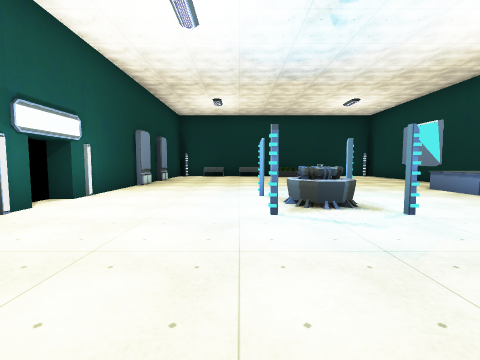
view 1 (above)

13 first-person views from a walk through a 3-D level made in the Unity game engine. The camera is 1.5 m above the floor, tilts 4° down and sees 90° across. Doors are open. The floor is counted in squares, 2 m on a side. Each view is taken from the middle of a square. On the plan, view 1 faces up. The plan holds only what a view shows up to about 9 squares ahead; the rest is blank. The place goes on beyond the plan. Some animated figures are not drawn. Some surface patterns are stand-ins.

view 2
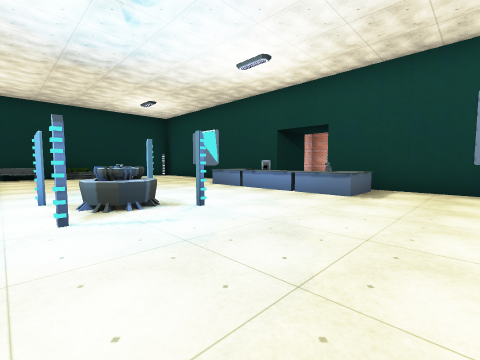

view 3
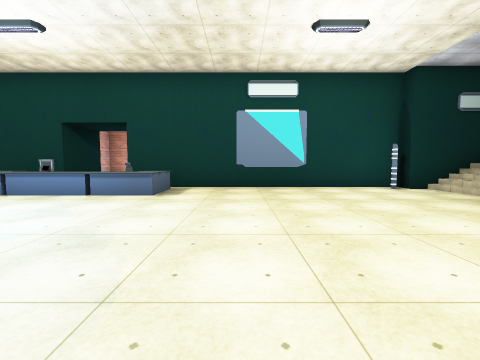

view 4
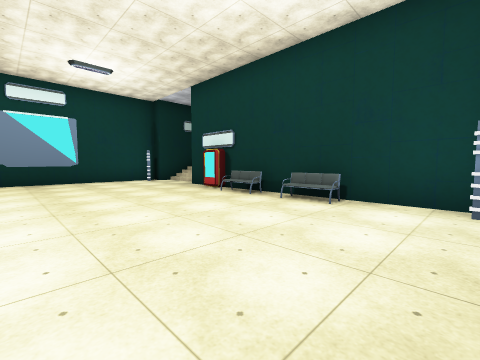

view 5
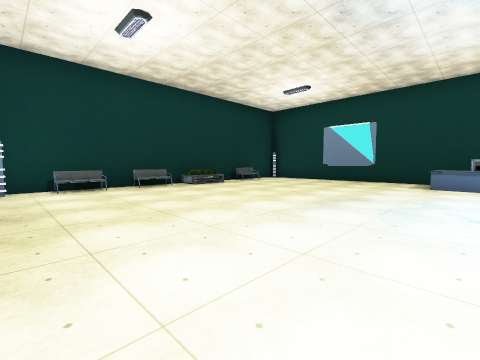

view 6
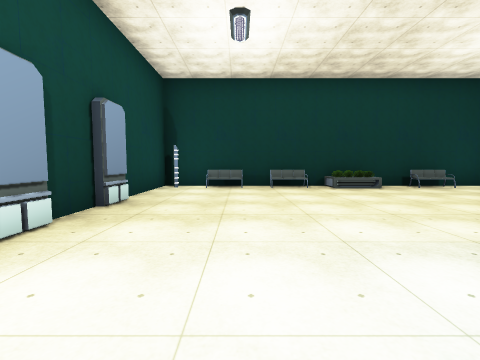

view 7
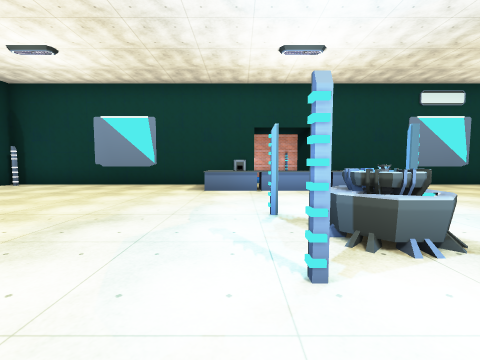

view 8
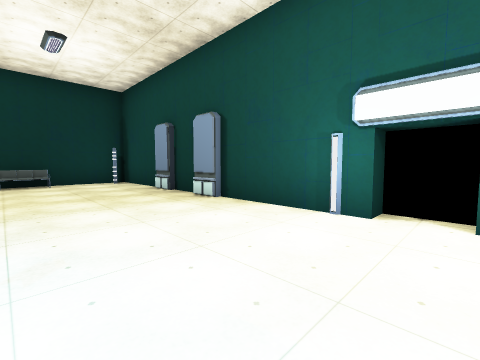

view 9
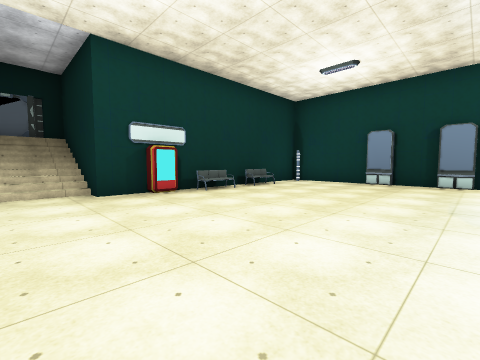

view 10
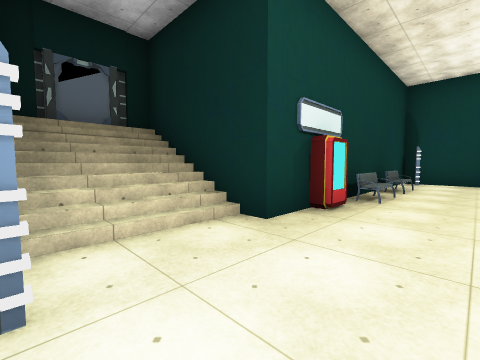

view 11
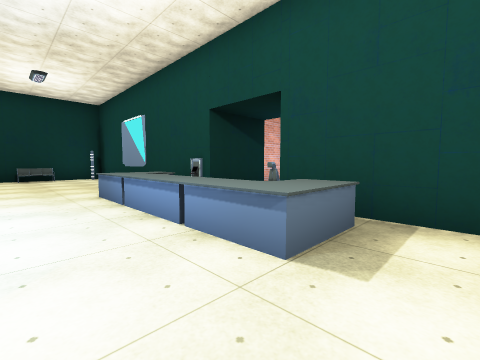

view 12
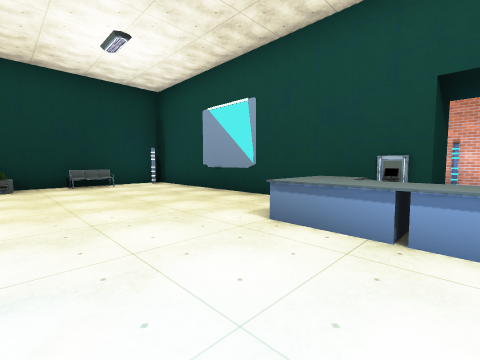

view 13
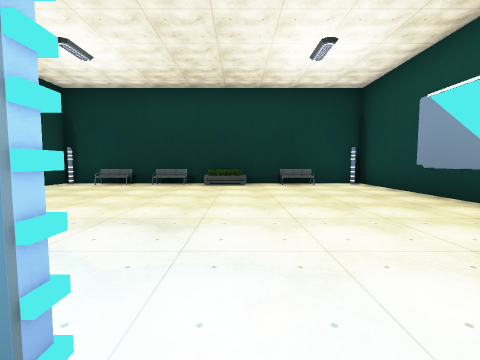

### Floor plan
Points are (right, up) in squares from view 1. A wall is a line through its corners. A room is listed if a view was taken in it or the views show most of it. See-through windows are left out.
Room 1 (views 1, 2, 3, 4, 5, 6, 7, 8, 9, 10, 11, 12, 13)
walls: (-3.5, 4) (-3.5, 0.9); (7.5, 5.5) (7.5, 14) (-3.5, 14) (-3.5, 11.2); (-3.3, 1) (-3.3, 0); (-3.5, 0.1) (-3.5, -1.1); (-3.5, 8.1) (-3.5, 5); (-3.3, -1) (-3.3, -2); (-3.3, 9) (-3.3, 8); (-3.5, -1.9) (-3.5, -5) (2.6, -5); (-3.5, 10.1) (-3.5, 9); (2.6, -4.7) (3.4, -4.7); (-3.3, 11) (-3.3, 10); (3.2, -5) (4.5, -5) (4.5, -8.4) (6.9, -8.4); (7.5, -5.1) (7.5, 3.5); (7, -7) (7, -5)
low walls: (6.5, -5.8) (7, -5.8)
ways out: open door at (-3.5, 4.5)
objects: other object (-1, -5); other object (-1, 14); other object (1, -5); projector (1, 4) to (2, 5); other object (1, 14); other object (2, 13) to (3, 13); other object (5, 14); other object (6, 2) to (7, 3); other object (6, 4) to (6, 5); other object (6, 6) to (7, 7)

Positions as (right, up) in squares from view 1, and headings:
1: (0, 0), facing up
2: (0, 0), facing up-right
3: (0, 0), facing right
4: (-3, 0), facing down-right
5: (-3, 6), facing up-right
6: (-1, 6), facing up
7: (-1, 6), facing right
8: (0, 5), facing down-left
9: (6, 1), facing down-left
10: (7, -3), facing down-left
11: (4, 1), facing up-right
12: (3, 5), facing up-right
13: (3, 5), facing up
